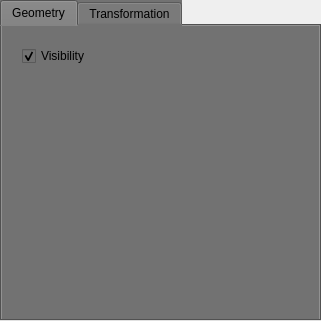
<?xml version="1.0" encoding="UTF-8"?>
<ui version="4.0">
 <class>GroupItemWidget</class>
 <widget class="QWidget" name="GroupItemWidget">
  <property name="geometry">
   <rect>
    <x>0</x>
    <y>0</y>
    <width>321</width>
    <height>321</height>
   </rect>
  </property>
  <property name="windowTitle">
   <string>Form</string>
  </property>
  <widget class="QTabWidget" name="group_setting_tab">
   <property name="geometry">
    <rect>
     <x>0</x>
     <y>0</y>
     <width>321</width>
     <height>321</height>
    </rect>
   </property>
   <property name="styleSheet">
    <string notr="true">background-color: rgb(114, 114, 114);</string>
   </property>
   <property name="currentIndex">
    <number>0</number>
   </property>
   <widget class="QWidget" name="Geometry">
    <attribute name="title">
     <string>Geometry</string>
    </attribute>
    <widget class="QCheckBox" name="visibility_checkbox">
     <property name="geometry">
      <rect>
       <x>20</x>
       <y>20</y>
       <width>71</width>
       <height>20</height>
      </rect>
     </property>
     <property name="text">
      <string>Visibility</string>
     </property>
     <property name="checked">
      <bool>true</bool>
     </property>
    </widget>
   </widget>
   <widget class="QWidget" name="Transformation">
    <attribute name="title">
     <string>Transformation</string>
    </attribute>
    <widget class="QFrame" name="transformation_frame">
     <property name="geometry">
      <rect>
       <x>0</x>
       <y>0</y>
       <width>311</width>
       <height>291</height>
      </rect>
     </property>
     <property name="frameShape">
      <enum>QFrame::NoFrame</enum>
     </property>
     <property name="frameShadow">
      <enum>QFrame::Raised</enum>
     </property>
    </widget>
   </widget>
  </widget>
 </widget>
 <resources/>
 <connections/>
</ui>
